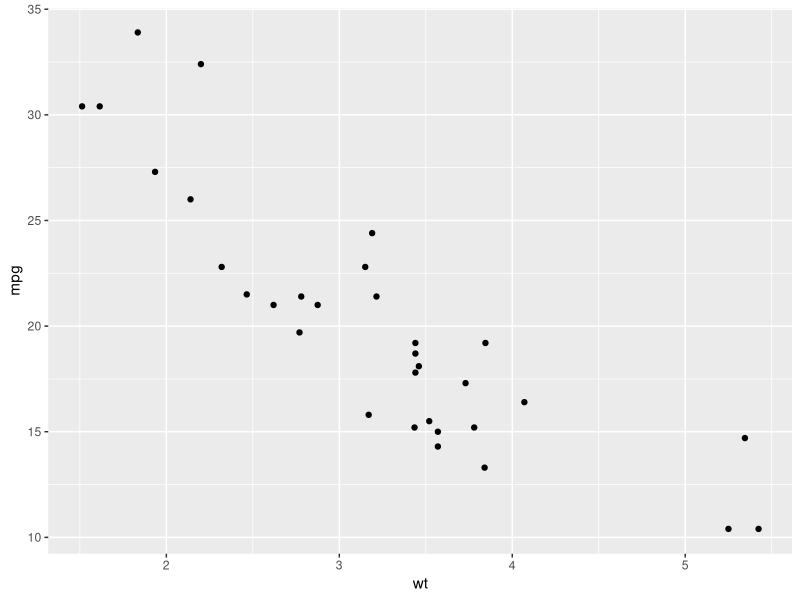
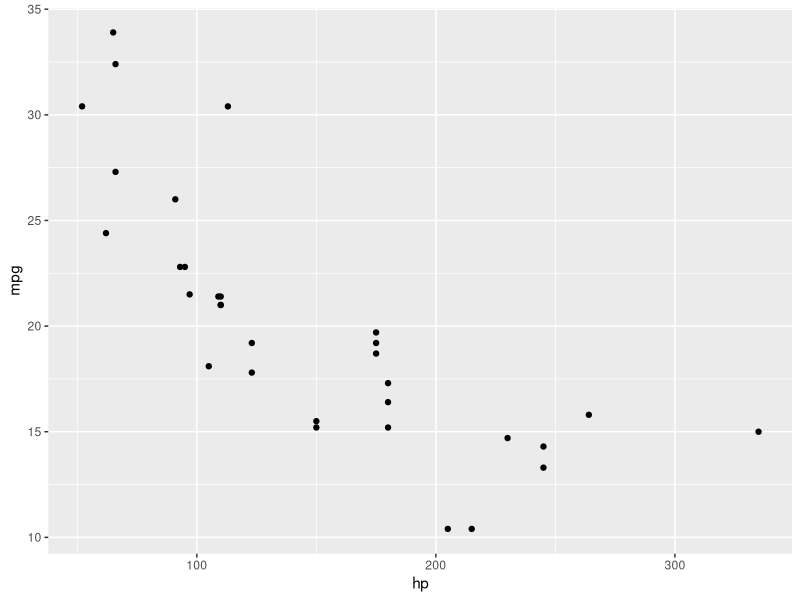
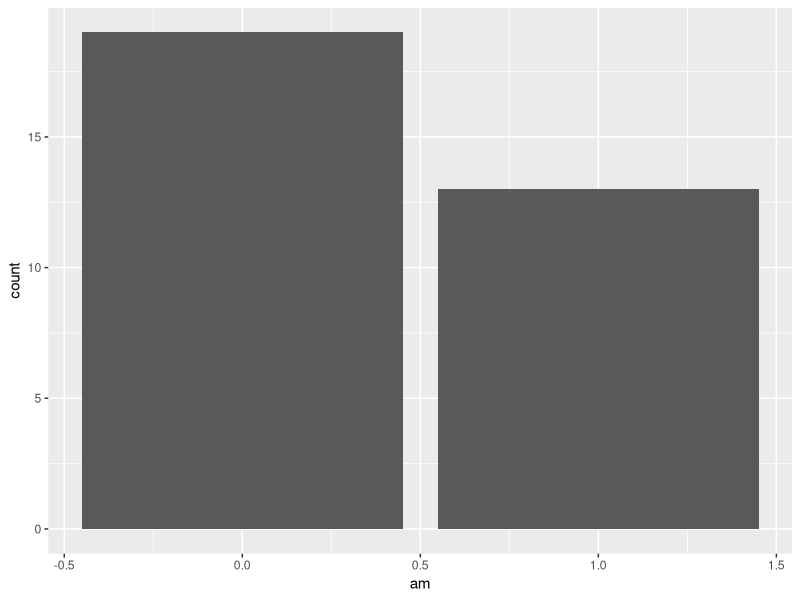
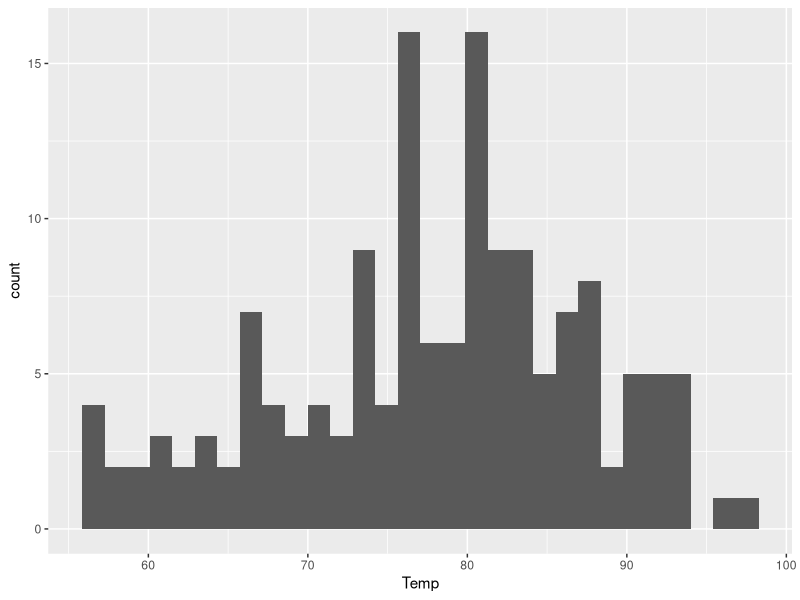
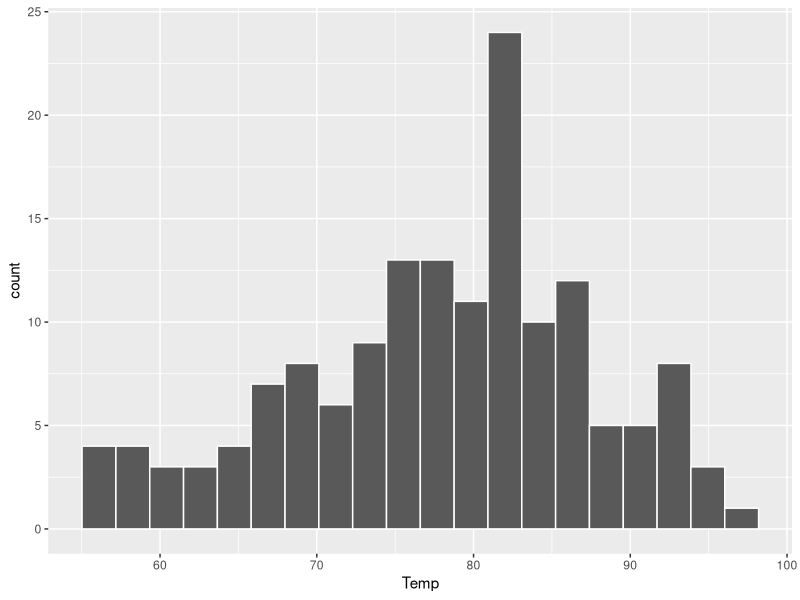
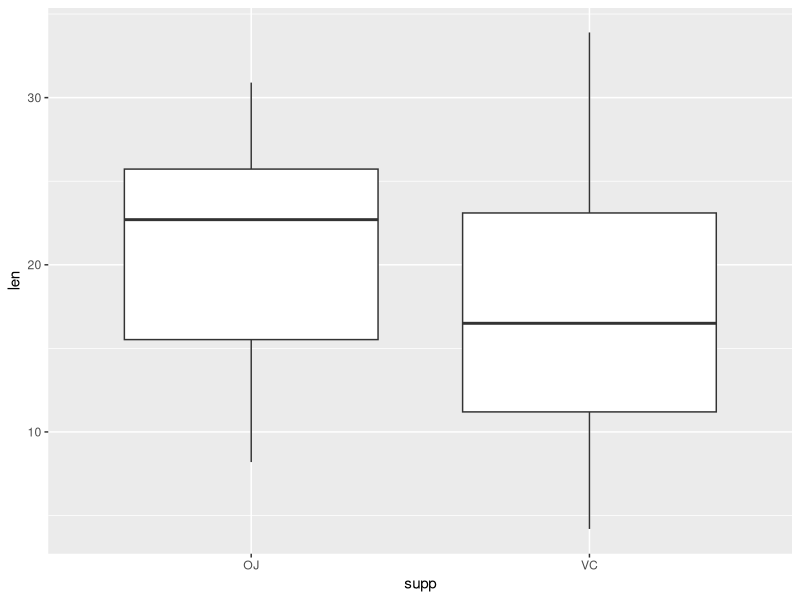
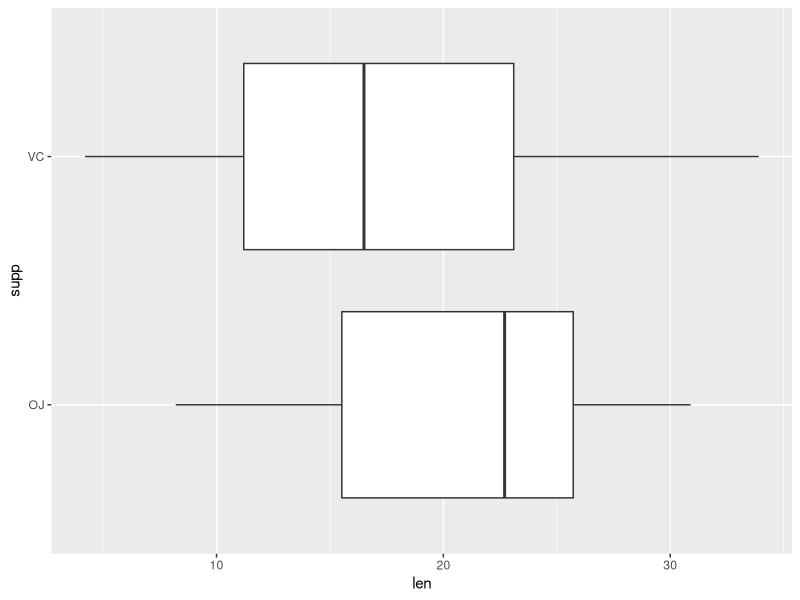
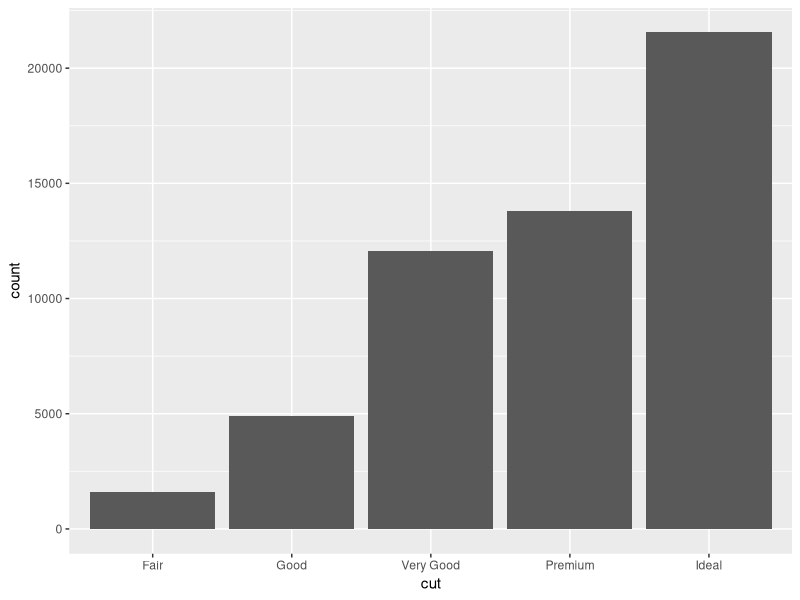

The R source for these figures, in order:
# Load the ggplot2 library to make graphs

library(ggplot2)


# Create the first graph in the notes

ggplot(data = mtcars) +
  geom_point(aes(x = wt, y = mpg))


# Practice questions 2/3

ggplot(data = mtcars) +
  geom_point(aes(x = hp, y = mpg))

ggplot(data = mtcars) +
  geom_bar(aes(x = am))


# Histogram practice

ggplot(data = airquality) +
  geom_histogram(aes(x = Temp))


# Make our histogram look a little better

ggplot(data = airquality) +
  geom_histogram(aes(x = Temp), bins = 20, color = "white")


# Boxplots

# Toothgrowth dataset boxplot from notes
# You can also flip the bars to be horizontal by changing x/y

ggplot(data = ToothGrowth) +
  geom_boxplot(aes(x = supp, y = len))

ggplot(data = ToothGrowth) +
  geom_boxplot(aes(x = len, y = supp))


# Remember we can look up info about datasets built into R

?ToothGrowth


# Bar graphs

# Recreate diamond cut graph in notes
# Use geom_bar because we have raw data where each row represents a single diamond

?diamonds
head(diamonds)

ggplot(diamonds) +
  geom_bar(aes(x = cut))


# Graph from notes using labs() function to change labels
#   I added the classic theme to it.

ggplot(diamonds) +
  geom_point(aes(x = carat, y = price, color = cut), alpha = .2) +
  labs(title = "Scatterplot of diamond prices",
       subtitle = "Using diamonds dataset from ggplot2",
       caption = "Created for STS2720 (Fall 2022)",
       x = "Weight of the Diamond (in carats)",
       y = "Price in US Dollars",
       color = "Quality of Cut") +
  theme_classic()